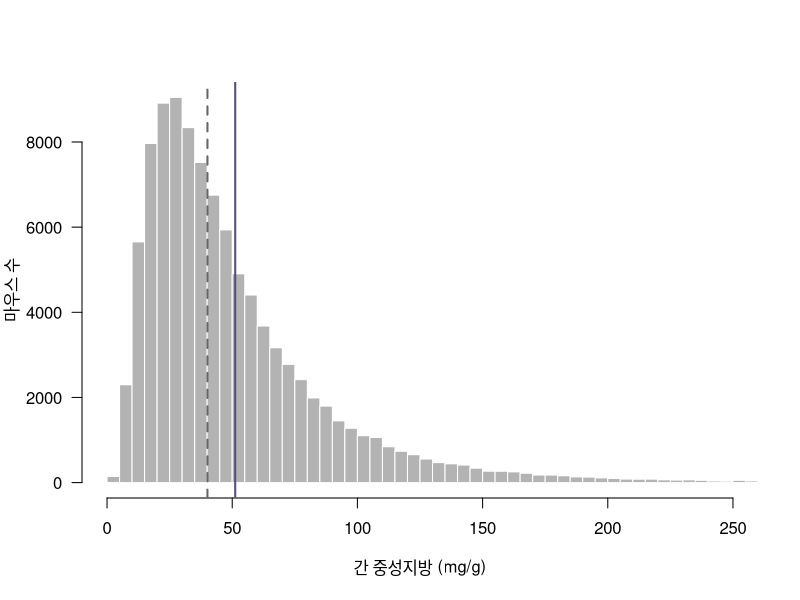
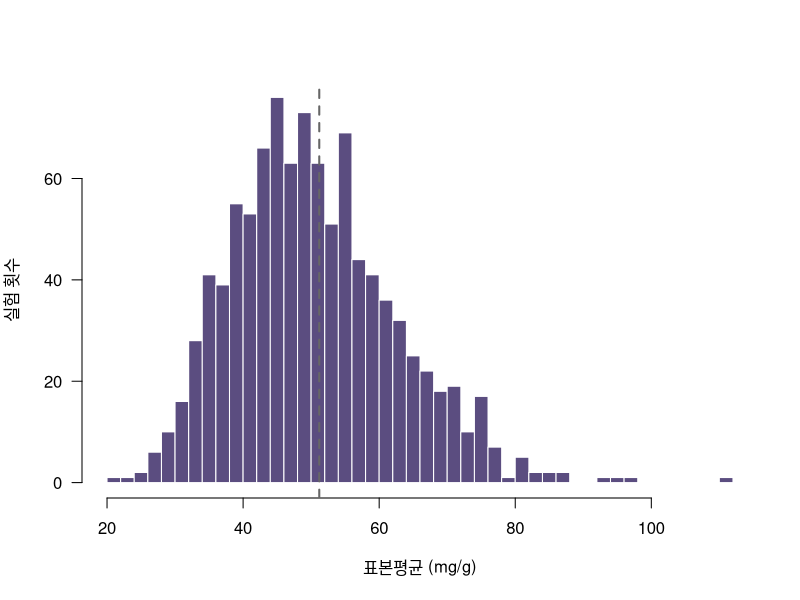
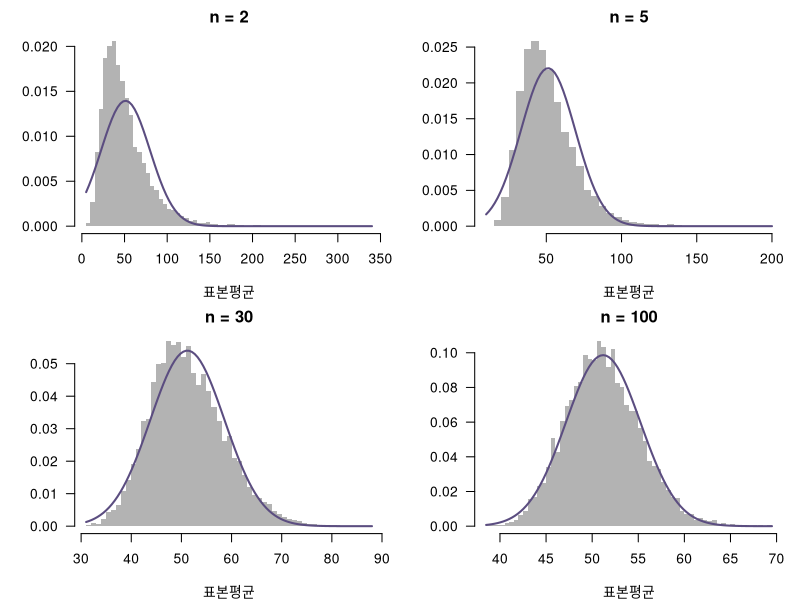
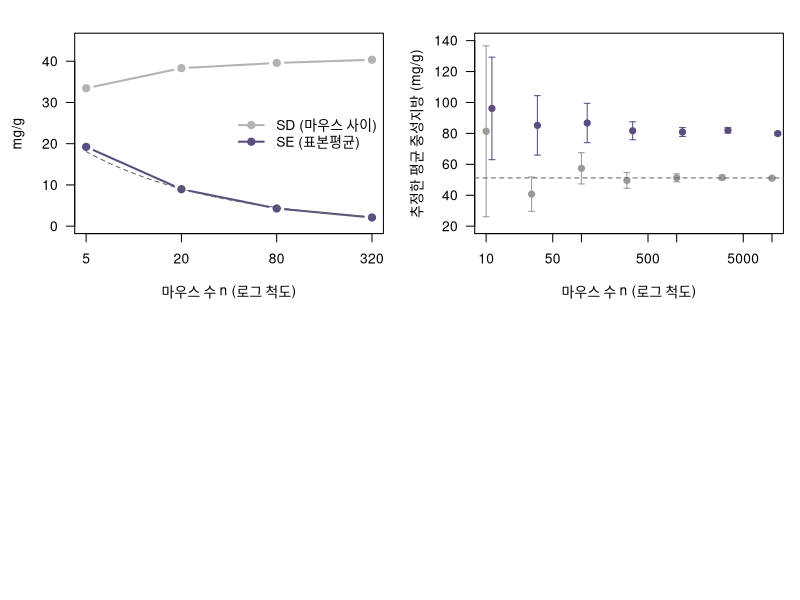

These figures' R source, in order:
## ---- chunk 1
#| label: setup-pop
set.seed(20261021)
pop <- round(rlnorm(100000, meanlog = log(40), sdlog = 0.7), 1)   # 모집단 10만 마리

mu    <- mean(pop)                       # 모평균
sigma <- sqrt(mean((pop - mu)^2))        # 모표준편차 (모집단 전체라 N으로 나눔)
c(mu = mu, sigma = sigma)
## ---- chunk 2
#| label: fig-pop
#| fig-cap: "모집단 10만 마리의 간 중성지방. 보라 선: 모평균 μ, 회색 점선: 중앙값"
#| fig-height: 3.5
hist(pop, breaks = 100, col = "grey70", border = "white", las = 1, xlim = c(0, 250),
     main = "", xlab = "간 중성지방 (mg/g)", ylab = "마우스 수")
abline(v = mu, col = "#5B4D80", lwd = 2)
abline(v = median(pop), col = "grey40", lwd = 2, lty = 2)
## ---- chunk 3
#| label: one-sample
set.seed(1)
x <- sample(pop, 10)       # 마우스 10마리를 무작위로 골라 측정
x
mean(x)                    # 추정값
## ---- chunk 4
#| label: sampling-dist
set.seed(2)
means10 <- replicate(1000, mean(sample(pop, 10)))   # 10마리 실험 1000번의 표본평균
c(mean = mean(means10), sd = sd(means10))
## ---- chunk 5
#| label: fig-sampling
#| fig-cap: "10마리 실험을 1000번 했을 때 표본평균의 분포(표집분포). 회색 점선: 모평균 μ"
#| fig-height: 3.5
hist(means10, breaks = 40, col = "#5B4D80", border = "white", las = 1,
     main = "", xlab = "표본평균 (mg/g)", ylab = "실험 횟수")
abline(v = mu, col = "grey40", lwd = 2, lty = 2)
## ---- chunk 6
#| label: fig-clt
#| fig-cap: "표본 크기 n에 따른 표본평균의 분포(1만 번). 보라 선: 정규분포 N(μ, σ²/n)"
#| fig-height: 5
set.seed(3)
skew <- function(v) mean((v - mean(v))^3) / sd(v)^3   # 치우침: 0이면 좌우 대칭
par(mfrow = c(2, 2), mar = c(4, 4.5, 2, 1))
clt <- sapply(c(2, 5, 30, 100), function(n) {
  m <- replicate(10000, mean(sample(pop, n)))
  hist(m, breaks = 50, freq = FALSE, col = "grey70", border = NA, las = 1,
       main = paste0("n = ", n), xlab = "표본평균", ylab = "")
  curve(dnorm(x, mu, sigma / sqrt(n)), add = TRUE, col = "#5B4D80", lwd = 2)
  c(n = n, sd_sim = sd(m), se_formula = sigma / sqrt(n), skewness = skew(m))
})
round(t(clt), 2)
## ---- chunk 7
#| label: sd-se
set.seed(4)
ns <- c(5, 20, 80, 320)
sd_se <- t(sapply(ns, function(n) {
  r <- replicate(1000, { x <- sample(pop, n); c(mean(x), sd(x)) })
  c(n = n, avg_SD = mean(r[2, ]), SE_sim = sd(r[1, ]), SE_formula = sigma / sqrt(n))
}))
round(sd_se, 2)
## ---- chunk 8
#| label: fig-sd-se
#| fig-cap: "표본 크기에 따른 SD(회색)와 SE(보라). 점선: 공식 σ/√n"
#| fig-height: 3.5
plot(ns, sd_se[, "avg_SD"], log = "x", type = "b", pch = 19, lwd = 2, col = "grey70",
     ylim = c(0, 45), las = 1, xaxt = "n", xlab = "마우스 수 n (로그 척도)", ylab = "mg/g")
axis(1, at = ns)
lines(ns, sd_se[, "SE_sim"], type = "b", pch = 19, lwd = 2, col = "#5B4D80")
curve(sigma / sqrt(x), add = TRUE, lty = 2, col = "grey40")
legend("right", c("SD (마우스 사이)", "SE (표본평균)"), col = c("grey70", "#5B4D80"),
       pch = 19, lwd = 2, bty = "n")
## ---- chunk 9
#| label: bias
w <- plogis((pop - 50) / 10)                   # 마우스별로 뽑힐 확률 (중성지방이 높을수록 큼)
set.seed(5)
ns_b <- c(10, 30, 100, 300, 1000, 3000, 10000)
est <- t(sapply(ns_b, function(n) {
  xr <- sample(pop, n)                         # 무작위 표본
  xb <- sample(pop, n, prob = w)               # 치우친 표본
  c(n = n, random = mean(xr), random_SE = sd(xr) / sqrt(n),
    biased = mean(xb), biased_SE = sd(xb) / sqrt(n))
}))
round(est, 1)
## ---- chunk 10
#| label: fig-bias
#| fig-cap: "표본 크기에 따른 추정값 ± 2 SE. 회색: 무작위 표본, 보라: 치우친 표본, 점선: 참값 μ"
#| fig-height: 4
plot(ns_b, est[, "random"], log = "x", pch = 19, col = "grey60", ylim = c(20, 140), las = 1,
     xlab = "마우스 수 n (로그 척도)", ylab = "추정한 평균 중성지방 (mg/g)")
arrows(ns_b, est[, "random"] - 2 * est[, "random_SE"], ns_b, est[, "random"] + 2 * est[, "random_SE"],
       angle = 90, code = 3, length = 0.03, col = "grey60")
points(ns_b * 1.15, est[, "biased"], pch = 19, col = "#5B4D80")
arrows(ns_b * 1.15, est[, "biased"] - 2 * est[, "biased_SE"], ns_b * 1.15,
       est[, "biased"] + 2 * est[, "biased_SE"], angle = 90, code = 3, length = 0.03, col = "#5B4D80")
abline(h = mu, lty = 2, col = "grey40")
